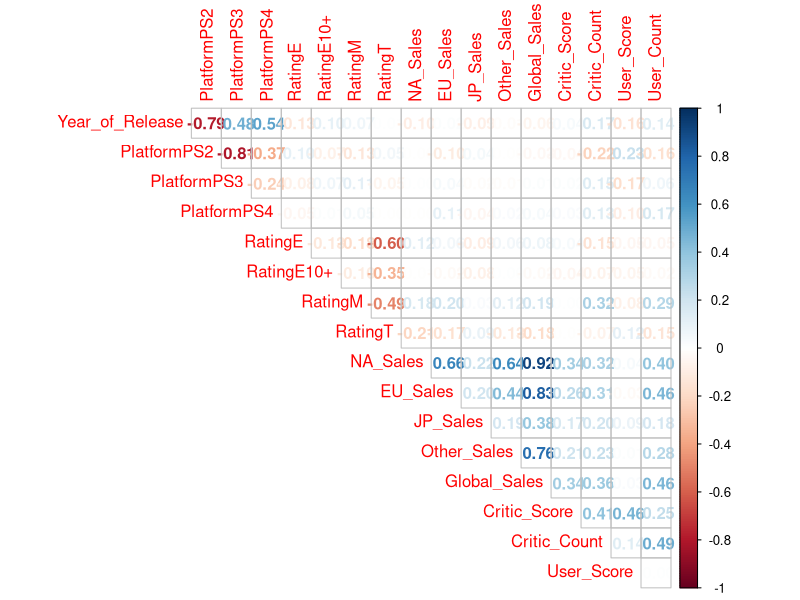

Write the R code that produced this figure.
data <- read.csv("video_games.csv")

str(data)

data <- subset(data, data$Platform == "PS2" | data$Platform == "PS3" | data$Platform == "PS4")

dummies <- model.matrix(~Platform - 1, data=data)
dummies

dummies <- as.data.frame(dummies)
dummies

data <- cbind(data, dummies)

data_cleaned <- data[,c(17:19,6:14,16)]

str(data)

table(data$Genre)
table(data$Publisher)
table(data$Rating)

sum(is.na(data$Rating))
sum(data$Rating == "")

data$Rating[data$Rating == ""] <- "T"

sum(data$Rating == "")

dummies_genre <- model.matrix(~Genre - 1, data=data)
dummies_genre <- as.data.frame(dummies_genre)

dummies_rating <- model.matrix(~Rating - 1, data=data)
dummies_rating <- as.data.frame(dummies_rating)


data_dummies <- cbind(dummies_rating, dummies_genre)

data_cleaned <- cbind(data_cleaned, data_dummies)

data_cleaned <- data_cleaned[,c(1:3,14:29,4:12)]

length(unique(data$Year_of_Release))

table(data$Year_of_Release)

data$Year_of_Release[data$Year_of_Release == "N/A"] <- "2008"

data$Year_of_Release <- as.numeric(as.factor(data$Year_of_Release))

data_cleaned$Year_of_Release <- data$Year_of_Release

data_cleaned <- data_cleaned[,c(29,1:28)]

str(data_cleaned)

data_cleaned$User_Score <- as.numeric(as.factor(data_cleaned$User_Score))

colSums(data_cleaned[,21:29] == "", na.rm=T)
colSums(data_cleaned[,21:29] == " ", na.rm=T)
colSums(data_cleaned[,21:29] == "-", na.rm=T)
colSums(data_cleaned[,21:29] == "N/A", na.rm=T)
colSums(is.na(data_cleaned[,21:29]))

data_cleaned$User_Score[data_cleaned$User_Score == 1] <- NA

colSums(is.na(data_cleaned[,21:29]))

shapiro.test(data_cleaned$User_Score)
userScoreMedian <- median(data_cleaned$User_Score, na.rm=T)
data_cleaned$User_Score[is.na(data_cleaned$User_Score)] <- userScoreMedian

shapiro.test(data_cleaned$User_Count)
userCountMedian <- median(data_cleaned$User_Count, na.rm=T)
data_cleaned$User_Count[is.na(data_cleaned$User_Count)] <- userCountMedian

shapiro.test(data_cleaned$Critic_Count)
criticCountMedian  <- median(data_cleaned$Critic_Count, na.rm=T)
data_cleaned$Critic_Count[is.na(data_cleaned$Critic_Count )] <- criticCountMedian

shapiro.test(data_cleaned$Critic_Score)
criticScoreMedian  <- median(data_cleaned$Critic_Score, na.rm=T)
data_cleaned$Critic_Score[is.na(data_cleaned$Critic_Score )] <- criticScoreMedian

str(data_cleaned)

library(corrplot)

matrix <- cor(data_cleaned[,c(1:8,21:29)])

data_cleaned <- data_cleaned[,c(1:27,29,28)]

corrplot(matrix, method = "number", diag = FALSE, type = "upper") 

library(caret)

set.seed(1010)

index <- createDataPartition(data_cleaned$User_Score, p = 0.8, list = F)
train.data <- data_cleaned[index,]
test.data <- data_cleaned[-index,]





















 
